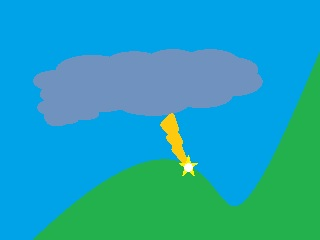
//> input picture test01.jpg, 320 x 240 px
$ ./transform_Bright test01.jpg   (built with g++ and OpenCV 4)
//> lines starting //> are read from the running program, lines starting //| are printed output that depends on the picture; after the words box and inside, x2 and y2 are one past the last pixel; in counts of white or black regions, pixels touching at a corner belong together
/*
references:
https://stackoverflow.com/questions/10344246/how-can-i-convert-a-cvmat-to-a-gray-scale-in-opencv
https://docs.opencv.org/3.4/d4/da8/group__imgcodecs.html#ga288b8b3da0892bd651fce07b3bbd3a56
*/

#include <pthread.h>
#include <stdlib.h>
#include <stdio.h>
#include <sched.h>
#include <time.h>
#include <sys/time.h>
#include <semaphore.h>
#include <stdint.h>
#include <unistd.h>
#include "cstdlib"
#include "iostream"
#include <opencv2/core/core.hpp>
#include <opencv2/highgui/highgui.hpp>
#include <opencv2/imgproc/imgproc.hpp>
#include <opencv2/imgcodecs/imgcodecs.hpp>

using namespace cv;
using namespace std;

int main(int argc, char *argv[])
{
    struct timeval initial_time_val;
    struct timeval final_time_val;
    printf( "Locate ROI\n" );

    double minVal;
    double maxVal;
    Point minIdx;
    Point maxIdx;
    int thickness=1;
    int lineType=8;
    int shift=0;

    if (argc != 2) {
    cout << "Usage: display_Image ImageToLoadandDisplay" << endl;
    return -1;
    }
    else{
    Mat image;
    Mat grayImage;

    image = imread(argv[1], CV_LOAD_IMAGE_COLOR);
//> image is the input picture: 240 rows x 320 cols, CV_8UC3; mean B, G, R 184.3, 164.2, 29.6
    if (!image.data) {
        cout << "Could not open the image file" << endl;
        return -1;
    }
    else {

        gettimeofday(&initial_time_val, (struct timezone *)0);

        int height = image.rows;
//> height = 240
        int width = image.cols;
//> width = 320

        cvtColor(image, grayImage, CV_BGR2GRAY);
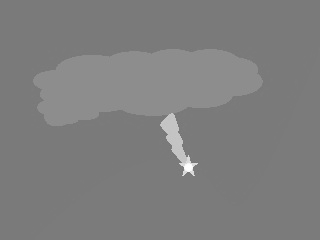
//> grayImage: 240 rows x 320 cols, CV_8UC1; min 113, max 255, mean 126.2

	cv::minMaxLoc( grayImage, &minVal, &maxVal, &minIdx, &maxIdx );
//> minVal = 113; maxVal = 255; minIdx = Point(190, 157); maxIdx = Point(190, 165)

	circle( grayImage, maxIdx, 5, (255, 0, 0), thickness, lineType, shift );
//> grayImage: 240 rows x 320 cols, CV_8UC1; 28 pixels changed, all inside (x1, y1, x2, y2) = (185, 160, 196, 171)

        gettimeofday(&final_time_val, (struct timezone *)0);
        printf( "ROI found in: %ldus\n", (long)(final_time_val.tv_usec- initial_time_val.tv_usec ));

        namedWindow("Bright Image", WINDOW_AUTOSIZE);
        imshow("Bright Image", grayImage);

        cvWaitKey(0);
        image.release();
        grayImage.release();
        return 0;
//> (the program exits here)
